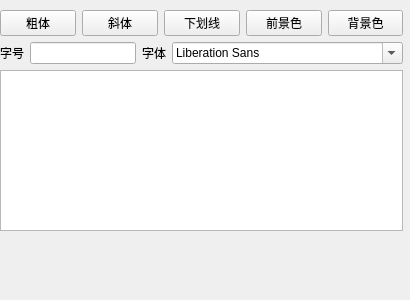
<?xml version="1.0" encoding="UTF-8"?>
<ui version="4.0">
 <class>Widget</class>
 <widget class="QWidget" name="Widget">
  <property name="geometry">
   <rect>
    <x>0</x>
    <y>0</y>
    <width>410</width>
    <height>300</height>
   </rect>
  </property>
  <property name="windowTitle">
   <string>Widget</string>
  </property>
  <widget class="QWidget" name="verticalLayoutWidget">
   <property name="geometry">
    <rect>
     <x>0</x>
     <y>10</y>
     <width>403</width>
     <height>221</height>
    </rect>
   </property>
   <layout class="QVBoxLayout" name="verticalLayout">
    <item>
     <layout class="QHBoxLayout" name="horizontalLayout">
      <item>
       <widget class="QPushButton" name="btnBold">
        <property name="text">
         <string>粗体</string>
        </property>
       </widget>
      </item>
      <item>
       <widget class="QPushButton" name="btnItalic">
        <property name="text">
         <string>斜体</string>
        </property>
       </widget>
      </item>
      <item>
       <widget class="QPushButton" name="btnUnderline">
        <property name="text">
         <string>下划线</string>
        </property>
       </widget>
      </item>
      <item>
       <widget class="QPushButton" name="btnColor">
        <property name="text">
         <string>前景色</string>
        </property>
       </widget>
      </item>
      <item>
       <widget class="QPushButton" name="btnBGColor">
        <property name="text">
         <string>背景色</string>
        </property>
       </widget>
      </item>
     </layout>
    </item>
    <item>
     <layout class="QHBoxLayout" name="horizontalLayout_2">
      <item>
       <widget class="QLabel" name="lblFontSize">
        <property name="text">
         <string>字号</string>
        </property>
       </widget>
      </item>
      <item>
       <widget class="QLineEdit" name="edtFontSize"/>
      </item>
      <item>
       <widget class="QLabel" name="lblFontBox">
        <property name="text">
         <string>字体</string>
        </property>
       </widget>
      </item>
      <item>
       <widget class="QFontComboBox" name="fontBox"/>
      </item>
     </layout>
    </item>
    <item>
     <widget class="QTextEdit" name="txtEdt"/>
    </item>
   </layout>
  </widget>
 </widget>
 <resources/>
 <connections/>
</ui>
